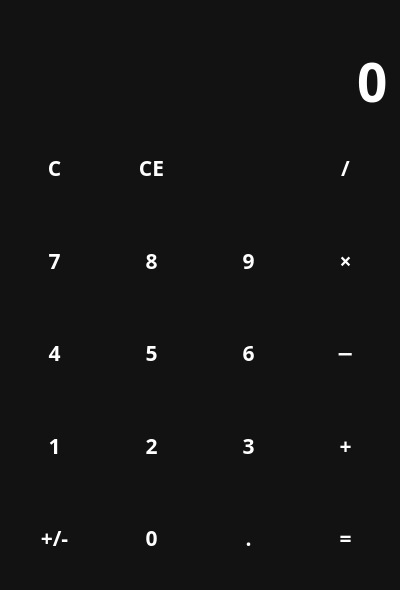
<?xml version="1.0" encoding="UTF-8"?>
<ui version="4.0">
 <class>MainWindow</class>
 <widget class="QMainWindow" name="MainWindow">
  <property name="geometry">
   <rect>
    <x>0</x>
    <y>0</y>
    <width>400</width>
    <height>590</height>
   </rect>
  </property>
  <property name="minimumSize">
   <size>
    <width>400</width>
    <height>590</height>
   </size>
  </property>
  <property name="windowTitle">
   <string>Calculator</string>
  </property>
  <property name="windowIcon">
   <iconset resource="files.qrc">
    <normaloff>:/icons/image/calculate.png</normaloff>:/icons/image/calculate.png</iconset>
  </property>
  <property name="styleSheet">
   <string notr="true">QWidget {
    color: white;
    background-color: #121212;
    font-family: Rubik;
    font-size: 16pt;
    font-weight: 600;
}

QPushButton {
    background-color: transparent;
    border: none;
}

QPushButton:hover {
    background-color: #666;
}

QPushButton:pressed {
    background-color: #888;
}</string>
  </property>
  <widget class="QWidget" name="centralwidget">
   <layout class="QVBoxLayout" name="verticalLayout">
    <item>
     <widget class="QLabel" name="lbl_temp">
      <property name="sizePolicy">
       <sizepolicy hsizetype="Preferred" vsizetype="Maximum">
        <horstretch>0</horstretch>
        <verstretch>0</verstretch>
       </sizepolicy>
      </property>
      <property name="styleSheet">
       <string notr="true">color: #888;</string>
      </property>
      <property name="text">
       <string/>
      </property>
      <property name="alignment">
       <set>Qt::AlignRight|Qt::AlignTrailing|Qt::AlignVCenter</set>
      </property>
     </widget>
    </item>
    <item>
     <widget class="QLineEdit" name="le_entry">
      <property name="sizePolicy">
       <sizepolicy hsizetype="Expanding" vsizetype="Maximum">
        <horstretch>0</horstretch>
        <verstretch>0</verstretch>
       </sizepolicy>
      </property>
      <property name="styleSheet">
       <string notr="true">font-size: 40pt;
border: none;</string>
      </property>
      <property name="text">
       <string>0</string>
      </property>
      <property name="maxLength">
       <number>10</number>
      </property>
      <property name="alignment">
       <set>Qt::AlignRight|Qt::AlignTrailing|Qt::AlignVCenter</set>
      </property>
      <property name="readOnly">
       <bool>true</bool>
      </property>
     </widget>
    </item>
    <item>
     <layout class="QGridLayout" name="layout_buttons">
      <item row="3" column="2">
       <widget class="QPushButton" name="btn_2">
        <property name="sizePolicy">
         <sizepolicy hsizetype="Minimum" vsizetype="Expanding">
          <horstretch>0</horstretch>
          <verstretch>0</verstretch>
         </sizepolicy>
        </property>
        <property name="text">
         <string>2</string>
        </property>
        <property name="shortcut">
         <string>2</string>
        </property>
       </widget>
      </item>
      <item row="1" column="0">
       <widget class="QPushButton" name="btn_7">
        <property name="sizePolicy">
         <sizepolicy hsizetype="Minimum" vsizetype="Expanding">
          <horstretch>0</horstretch>
          <verstretch>0</verstretch>
         </sizepolicy>
        </property>
        <property name="text">
         <string>7</string>
        </property>
        <property name="shortcut">
         <string>7</string>
        </property>
       </widget>
      </item>
      <item row="2" column="3">
       <widget class="QPushButton" name="btn_6">
        <property name="sizePolicy">
         <sizepolicy hsizetype="Minimum" vsizetype="Expanding">
          <horstretch>0</horstretch>
          <verstretch>0</verstretch>
         </sizepolicy>
        </property>
        <property name="text">
         <string>6</string>
        </property>
        <property name="shortcut">
         <string>6</string>
        </property>
       </widget>
      </item>
      <item row="0" column="0">
       <widget class="QPushButton" name="btn_clear">
        <property name="sizePolicy">
         <sizepolicy hsizetype="Minimum" vsizetype="Expanding">
          <horstretch>0</horstretch>
          <verstretch>0</verstretch>
         </sizepolicy>
        </property>
        <property name="text">
         <string>C</string>
        </property>
       </widget>
      </item>
      <item row="4" column="3">
       <widget class="QPushButton" name="btn_point">
        <property name="sizePolicy">
         <sizepolicy hsizetype="Minimum" vsizetype="Expanding">
          <horstretch>0</horstretch>
          <verstretch>0</verstretch>
         </sizepolicy>
        </property>
        <property name="text">
         <string>.</string>
        </property>
        <property name="shortcut">
         <string>.</string>
        </property>
       </widget>
      </item>
      <item row="3" column="3">
       <widget class="QPushButton" name="btn_3">
        <property name="sizePolicy">
         <sizepolicy hsizetype="Minimum" vsizetype="Expanding">
          <horstretch>0</horstretch>
          <verstretch>0</verstretch>
         </sizepolicy>
        </property>
        <property name="text">
         <string>3</string>
        </property>
        <property name="shortcut">
         <string>3</string>
        </property>
       </widget>
      </item>
      <item row="2" column="4">
       <widget class="QPushButton" name="btn_minus">
        <property name="sizePolicy">
         <sizepolicy hsizetype="Minimum" vsizetype="Expanding">
          <horstretch>0</horstretch>
          <verstretch>0</verstretch>
         </sizepolicy>
        </property>
        <property name="text">
         <string>−</string>
        </property>
        <property name="shortcut">
         <string>-</string>
        </property>
       </widget>
      </item>
      <item row="3" column="4">
       <widget class="QPushButton" name="btn_plus">
        <property name="sizePolicy">
         <sizepolicy hsizetype="Minimum" vsizetype="Expanding">
          <horstretch>0</horstretch>
          <verstretch>0</verstretch>
         </sizepolicy>
        </property>
        <property name="text">
         <string>+</string>
        </property>
        <property name="shortcut">
         <string>+</string>
        </property>
       </widget>
      </item>
      <item row="3" column="0">
       <widget class="QPushButton" name="btn_1">
        <property name="sizePolicy">
         <sizepolicy hsizetype="Minimum" vsizetype="Expanding">
          <horstretch>0</horstretch>
          <verstretch>0</verstretch>
         </sizepolicy>
        </property>
        <property name="text">
         <string>1</string>
        </property>
        <property name="shortcut">
         <string>1</string>
        </property>
       </widget>
      </item>
      <item row="1" column="4">
       <widget class="QPushButton" name="btn_mul">
        <property name="sizePolicy">
         <sizepolicy hsizetype="Minimum" vsizetype="Expanding">
          <horstretch>0</horstretch>
          <verstretch>0</verstretch>
         </sizepolicy>
        </property>
        <property name="text">
         <string>×</string>
        </property>
        <property name="shortcut">
         <string>*</string>
        </property>
       </widget>
      </item>
      <item row="0" column="4">
       <widget class="QPushButton" name="btn_div">
        <property name="sizePolicy">
         <sizepolicy hsizetype="Minimum" vsizetype="Expanding">
          <horstretch>0</horstretch>
          <verstretch>0</verstretch>
         </sizepolicy>
        </property>
        <property name="text">
         <string>/</string>
        </property>
        <property name="shortcut">
         <string>/</string>
        </property>
       </widget>
      </item>
      <item row="4" column="4">
       <widget class="QPushButton" name="btn_calc">
        <property name="sizePolicy">
         <sizepolicy hsizetype="Minimum" vsizetype="Expanding">
          <horstretch>0</horstretch>
          <verstretch>0</verstretch>
         </sizepolicy>
        </property>
        <property name="text">
         <string>=</string>
        </property>
        <property name="shortcut">
         <string>=</string>
        </property>
       </widget>
      </item>
      <item row="4" column="0">
       <widget class="QPushButton" name="btn_sub">
        <property name="sizePolicy">
         <sizepolicy hsizetype="Minimum" vsizetype="Expanding">
          <horstretch>0</horstretch>
          <verstretch>0</verstretch>
         </sizepolicy>
        </property>
        <property name="text">
         <string>+/-</string>
        </property>
       </widget>
      </item>
      <item row="2" column="0">
       <widget class="QPushButton" name="btn_4">
        <property name="sizePolicy">
         <sizepolicy hsizetype="Minimum" vsizetype="Expanding">
          <horstretch>0</horstretch>
          <verstretch>0</verstretch>
         </sizepolicy>
        </property>
        <property name="text">
         <string>4</string>
        </property>
        <property name="shortcut">
         <string>4</string>
        </property>
       </widget>
      </item>
      <item row="2" column="2">
       <widget class="QPushButton" name="btn_5">
        <property name="sizePolicy">
         <sizepolicy hsizetype="Minimum" vsizetype="Expanding">
          <horstretch>0</horstretch>
          <verstretch>0</verstretch>
         </sizepolicy>
        </property>
        <property name="text">
         <string>5</string>
        </property>
        <property name="shortcut">
         <string>5</string>
        </property>
       </widget>
      </item>
      <item row="4" column="2">
       <widget class="QPushButton" name="btn_0">
        <property name="sizePolicy">
         <sizepolicy hsizetype="Minimum" vsizetype="Expanding">
          <horstretch>0</horstretch>
          <verstretch>0</verstretch>
         </sizepolicy>
        </property>
        <property name="text">
         <string>0</string>
        </property>
        <property name="shortcut">
         <string>0</string>
        </property>
       </widget>
      </item>
      <item row="0" column="3">
       <widget class="QPushButton" name="btn_backspace">
        <property name="sizePolicy">
         <sizepolicy hsizetype="Minimum" vsizetype="Expanding">
          <horstretch>0</horstretch>
          <verstretch>0</verstretch>
         </sizepolicy>
        </property>
        <property name="text">
         <string/>
        </property>
        <property name="icon">
         <iconset resource="files.qrc">
          <normaloff>:/icons/image/backspace.png</normaloff>:/icons/image/backspace.png</iconset>
        </property>
        <property name="iconSize">
         <size>
          <width>34</width>
          <height>34</height>
         </size>
        </property>
        <property name="shortcut">
         <string>Backspace</string>
        </property>
       </widget>
      </item>
      <item row="1" column="3">
       <widget class="QPushButton" name="btn_9">
        <property name="sizePolicy">
         <sizepolicy hsizetype="Minimum" vsizetype="Expanding">
          <horstretch>0</horstretch>
          <verstretch>0</verstretch>
         </sizepolicy>
        </property>
        <property name="text">
         <string>9</string>
        </property>
        <property name="shortcut">
         <string>9</string>
        </property>
       </widget>
      </item>
      <item row="0" column="2">
       <widget class="QPushButton" name="btn_ce">
        <property name="sizePolicy">
         <sizepolicy hsizetype="Minimum" vsizetype="Expanding">
          <horstretch>0</horstretch>
          <verstretch>0</verstretch>
         </sizepolicy>
        </property>
        <property name="text">
         <string>CE</string>
        </property>
        <property name="shortcut">
         <string>Del</string>
        </property>
       </widget>
      </item>
      <item row="1" column="2">
       <widget class="QPushButton" name="btn_8">
        <property name="sizePolicy">
         <sizepolicy hsizetype="Minimum" vsizetype="Expanding">
          <horstretch>0</horstretch>
          <verstretch>0</verstretch>
         </sizepolicy>
        </property>
        <property name="text">
         <string>8</string>
        </property>
        <property name="shortcut">
         <string>8</string>
        </property>
       </widget>
      </item>
     </layout>
    </item>
   </layout>
  </widget>
 </widget>
 <resources>
  <include location="files.qrc"/>
 </resources>
 <connections/>
</ui>
